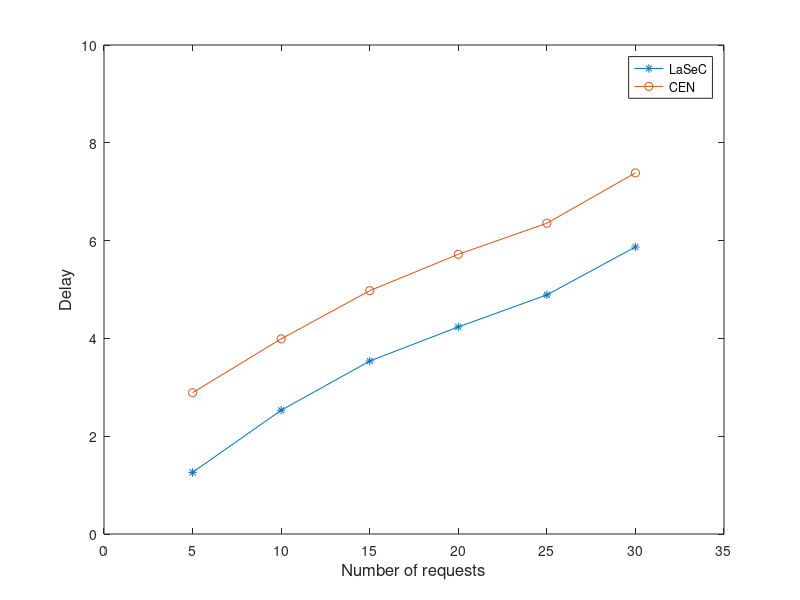

MATLAB code to generate this figure:
x = [5 10 15 20 25 30]
y1 = [1.26 2.530375 3.5365 4.2345625 4.89 5.87]
y2 = [2.89 3.9901875 4.97575 5.719875 6.3554375 7.385]
plot(x, y1, '-*', x, y2, '-o')
axis([0 35 0 10])
xlabel('Number of requests', 'fontsize',12)
ylabel('Delay','fontsize',12)
legend('LaSeC', 'CEN')
%set(h, 'Box', 'on')

